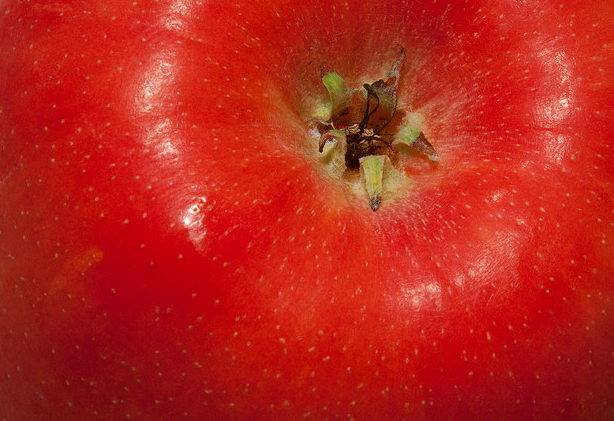
#> input picture data/bpcs_tool/bpcs_digital_detection_evaluation/images/RBEO/applebmp+secret.bmp, 614 x 421 px
$ python encode.py ../../../data/bpcs_tool/bpcs_digital_detection_evaluation/images/RBEO/applebmp+secret.bmp ../../../data/bpcs_tool/bpcs_digital_detection_evaluation/images/RBEO/fruit.jpg+green.bmp_.bmp standard
#> lines starting #> are read from the running program, lines starting #| are printed output that depends on the picture
#> in get_file, temp is the input picture: PIL image 614x421 RGB; mean R, G, B 184.1, 36, 26.4
"""
.. module:: encode
   :synopsis: Functionality of BPCS Embedding is defined here
.. moduleauthor::  Daniel Hislop
"""

import numpy as np
from PIL import Image
import os
import argparse
import random

COMPLEXITIES = {"standard":{0:0.3, 1:0.3, 2:0.3, 3:0.3, 4:0.3, 5:0.3, 6:0.3, 7:0.3}, "improved":{0:0.1, 1:0.2, 2:0.25, 3:0.30, 4:0.35, 5:0.40, 6:0.45, 7:0.45}}

bitplanes = [7,6,5,4,3,2,1,0]
#Gray Coding Functions Sourced from https://www.geeksforgeeks.org/decimal-equivalent-gray-code-inverse/#

def convert_to_gray_coding(matrix):
    """**Convert binary code to gray coding**

        This function takes a channel in an image and converts its binary representation
        decimal value to gray coding decimal value. Conversion of each pixel achieved
        through logical XOR of pixel and pixel rightshifted by 1.

    Args:
        matrix (ndarray): 2-Dimensional numpy array representing an image channel.
        8-bit colour images will have a single channel.
        24-bit colour images will have 3 channels (RGB).

    Returns:
        ndarray: 2-Dimensional numpy array of channel converted to gray coding.
    """
    return matrix[:,:]^(matrix[:,:] >> 1)

# [43 lines left out: functions convert_from_gray_coding, conjugate, not called in this run]

def get_arguments():
    """**Command line argument parsing**

        Use of the argparse library to parse user input in the command line application.
        Arguments are specified as positional arguments meaning something must be provied.
        Additionally, choice of algorithm is restricted to predefined selection.

    Returns:
        Namespace: Parsed user arguments.
    """
    parser = argparse.ArgumentParser(description="BPCS Encoding tool")
    parser.add_argument("v", type=str, help="Cover Image")
    parser.add_argument("s", type=str, help="Payload Image")
    parser.add_argument("a", choices=["standard", "improved"], type=str, help="Algorithm. Standard or Improved")
    parser.add_argument("-m1", "--variable_complexity", choices=["yes", "no"], nargs="?", type=str, help="Option to use variable complexity modification on its own")
    parser.add_argument("-m2", "--rbeo", choices=["yes", "no"], nargs="?", type=str, help="Option to use random bitplane embedding order modification on its own")
    args = parser.parse_args()
    return args

# [11 lines left out: function get_grayscale_channel, not called in this run]

def get_colour_channels(image):
    """**Helper Function**

    Args:
        image (PIL Image Object): 24-bit colour image read in from file by Pillow

    Returns:
        List: Three element list containing a numpy array for each channel in an RGB image.
    """
    img_arr = np.array(image)
    r = img_arr[:,:,0]
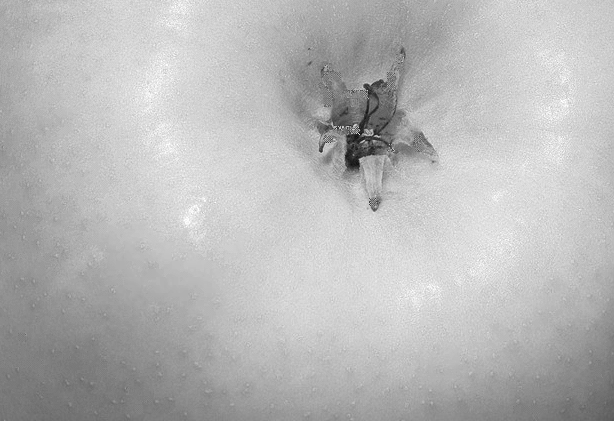
#> r: shape (421, 614); min 16, max 255, mean 184.1
    g = img_arr[:,:,1]
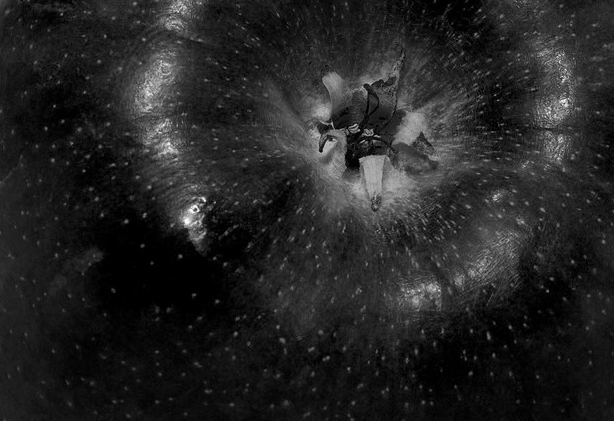
#> g: shape (421, 614); min 0, max 255, mean 36
    b = img_arr[:,:,2]
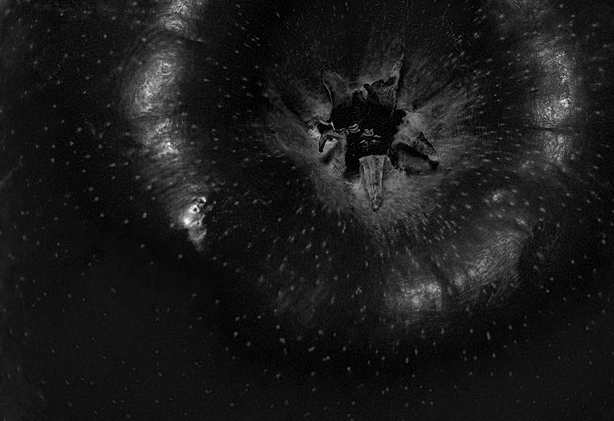
#> b: shape (421, 614); min 0, max 251, mean 26.4
    image.close()
    return [r,g,b]


def get_file(name):
    """**Read in image from file**

        Reads in the specified image using Pillow and returns a list of numpy arrays
        representing each channel in the image. Makes use of two helper functions.
        Image.mode is used to check the colour depth of an image. "L" and "P" are 8-bit
        grayscale images. Anything else will be RGB.
        Helper functions called based on result of Image.mode

    Args:
        name (String): Name of image to be read.

    Returns:
        List: Variable length list contaning either one or three elements where each element
        is a numpy array representing the respective channel in an image.
    """
    print("Opening %s" % name)
    temp = Image.open("%s" % name)
    if temp.mode == "L":
        channels = get_grayscale_channel(temp.convert("L"))
    elif temp.mode == "P":
        channels = get_grayscale_channel(temp.convert("L"))
    else:
        channels = get_colour_channels(temp.convert("RGB"))
#> channels = 3 items
    return channels

# [11 lines left out: function create_image, not called in this run]

def get_bitplane_arr(matrix):
    """**Create bitplane array**


        Create array of zeros using np.zeros in shape (N,M,8) where N and M are dimensions of
        matrix argument respectively. Use np.unpackbits to create binary represenation. We
        first convert to uint8 as unpackbits requires it. Reshape bitplane array.

    Args:
        matrix ([ndarray]): 2-Dimensional numpy array of channel in an image.

    Returns:
        ndarray: 3-Dimensional numpy array of shape (NxMx8) where N and M are width and height
        of image respectively. Binary representation of every pixel.
    """

    temp_bitplane_arr = np.zeros((matrix.shape[0], matrix.shape[1], 8))
    temp_bitplane_arr[:,:,0] = np.copy(matrix)

    binary_encoding = np.unpackbits(np.uint8(temp_bitplane_arr[:,:,0]))
    binary_encoding = np.reshape(binary_encoding,(temp_bitplane_arr.shape[0], temp_bitplane_arr.shape[1],8))
    return binary_encoding


def split_into_blocks(matrix, vessel_height):
    """**Split image into 8x8 blocks**

        Loop through each bitplane in the bitplane array. For each 8 element slice in rows
        we loop through every 8 element slice of columns. Append this 8x8 block to list.

    Args:
        matrix (ndarray): Bitplane array.
        vessel_height (Int): Height of vessel object.

    Returns:
        List: Variable length list where each element is an 8x8 block.
    """

    data = []
    print("Creating 8x8 Blocks for each bitplane")
    for k in bitplanes:
        for i in range(matrix.shape[0]//8):
            for j in range(matrix.shape[1]//8):
                data.append(matrix[i*8:i*8+8,j*8:j*8+8,k])
    return data

def get_complexity(matrix):
    """Calculate complexity of an image block**

        First calculate maximum complexity of block with given dimenssions. This is a
        checkerboard pattern. To caculate complexity of argument block, we take the summation
        of colour changes row wise, and the number of colour changes column wise. We can loop
        through columns by taking the transpose of the matrix. Complexity measure is the
        summation of changes divided by maximum complexity.

    Args:
        matrix (ndarray): Image block.

    Returns:
        int: Complexity measure of an image block
    """

    current_complexity = 0
    maximum_complexity = ((matrix.shape[0]-1) * matrix.shape[1]) + ((matrix.shape[1]-1) * matrix.shape[0])

    current_pixel = matrix[0,0]
    for index, value in np.ndenumerate(matrix):
        if current_pixel!=value:
            current_complexity+=1
            current_pixel=value

    current_pixel = matrix[0,0]
    for index, value in np.ndenumerate(matrix.transpose()):
        if current_pixel!=value:
            current_complexity+=1
            current_pixel=value
    return current_complexity/maximum_complexity

def get_metadata(matrix, payload):
    """Create metadata of payload to be hidden**

        Metadata is a 9x9 block.
        np.binary_repr creates binary representation of number as string.
        Loop through this string and convert each element to integer. Reshape this int array
        to desired dimensions. The total blocks are the first four rows in 9x9.
        height is next 2 rows, and width next 2 rows after that. Set reamining row to zeros.

    Args:
        matrix (ndarray): Bitplane array of payload.
        payload (list): List containing 8x8 payload blocks.

    Returns:
        ndarray: 9x9 block of metadata.
    """
    total_blocks = np.reshape(np.array([int(i) for i in (np.binary_repr(len(payload), width=36))]), (4,9))
    height = np.reshape(np.array([int(i) for i in (np.binary_repr(matrix.shape[0], width=18))]), (2,9))
    width = np.reshape(np.array([int(i) for i in (np.binary_repr(matrix.shape[1], width=18))]), (2,9))
    remainder = np.zeros((1,9), dtype=int)

    meta_data = np.concatenate((np.concatenate((total_blocks, height), axis=0), np.concatenate((width, remainder), axis=0)))
    return meta_data


def find_and_replace(vessel, secret, payload, complexity_dictionary):
    """**Embedding of payload blocks in complex cover blocks**

        For eeach bitplane, loop through every 9x9 block. If payload blocks still to embed.
        If block in cover is complex. get metadata and embed in first complex 9x9.
        Embed 8x8 block of payload in the 8x8 region of the 9x9block in cover.
        Conjugate if embedded block is not complex. Set 9th row, 9th column bit to 1 if block
        has been conjugated otherwise set to 0. If blocks are still left after this process
        then there are not enough complex regions and embedding can't take place so program
        exits. Otherwise we return the newly created stego array.

    Args:
        vessel (ndarray): Bitplane array of cover.
        secret (ndarray): Bitplane array of payload.
        payload (list): List containing 8x8 payload blocks.
        complexity_dictionary (dict): Dictionary with bitplanes as keys, and complexity
        thresholds as values.

    Returns:
        ndarray: Stego array
    """
    got_metadata = False
    for k in bitplanes:
        for i in range(vessel.shape[0]//9):
            for j in range(vessel.shape[1]//9):
                if(len(payload)>0):
                    if(get_complexity(vessel[i*9:i*9+8,j*9:j*9+8,k]) > complexity_dictionary[k]):
                        if not got_metadata:
                            meta_data = get_metadata(secret, payload)
                            payload_block = meta_data
                            vessel[i*9:i*9+9,j*9:j*9+9,k] = payload_block
                        else:
                            payload_block = np.copy(payload[0])
                            payload.pop(0)
                            vessel[i*9:i*9+8,j*9:j*9+8,k] = payload_block
                            vessel[i*9+8, j*9+8, k] = 0
                        if (get_complexity(vessel[i*9:i*9+8,j*9:j*9+8,k]) <= complexity_dictionary[k]):
                            if not got_metadata:
                                vessel[i*9:i*9+9,j*9:j*9+9,k] = conjugate(vessel[i*9:i*9+9,j*9:j*9+9,k])
                                vessel[i*9+8, j*9+8, k] = 1
                                got_metadata = True
                            else:
                                vessel[i*9:i*9+8,j*9:j*9+8,k] = conjugate(vessel[i*9:i*9+8,j*9:j*9+8,k])
                                vessel[i*9+8, j*9+8, k] = 1
                else:
                    return vessel
    if len(payload)>0:
        print("Not enough complex regions")
        quit()

def embed_single_channel_in_single_channel(vessel_arr, secret_arr, complexities):
    """**Driver Code for embedding single channel in another**

        Get cover and payload bitplane arrays. Split payload into 8x8 blocks.
        Embed payload within cover to create stego array.

    Args:
        vessel_arr (ndarray): Single channel of cover image
        secret_arr (ndarray): Single channel of payload image
        complexities (dict): Dictionary mapping bitplanes to complexity thresholds.

    Returns:
        [ndarray]: Stego array for single channel
    """
    vessel_bitplane_arr = get_bitplane_arr(vessel_arr)
    secret_bitplane_arr = get_bitplane_arr(secret_arr)
    data = split_into_blocks(secret_bitplane_arr, vessel_arr.shape[0])
    stego_array = find_and_replace(vessel_bitplane_arr,secret_bitplane_arr,data, complexities)
    stego_array=np.packbits(stego_array[:,:]).reshape((vessel_bitplane_arr.shape[0], vessel_bitplane_arr.shape[1]))
    return stego_array


def main():
    """**Driver Code for BPCS tool**

        Parse user arguments. Get numpy arrays of cover and payload. Convet each channel to
        gray coding. Index complexity dictionary. If 2 grayscales, call embed single channel
        once and convert from gray coding and create stego image with "L" (grayscale) flag.
        If 24-bit cover and 8-bit cover payload then embed payload in red channel of cover.
        Convert back from gray coding and create stego image "RGB" flag. Otherwise, embed
        each channel of payload in each channel of cover, convert back from gray coding and
        create image with "RGB" flag.

    """

    args = get_arguments()

    vessel_arr = get_file(args.v)
#> vessel_arr = 3 items
    secret_arr = get_file(args.s)
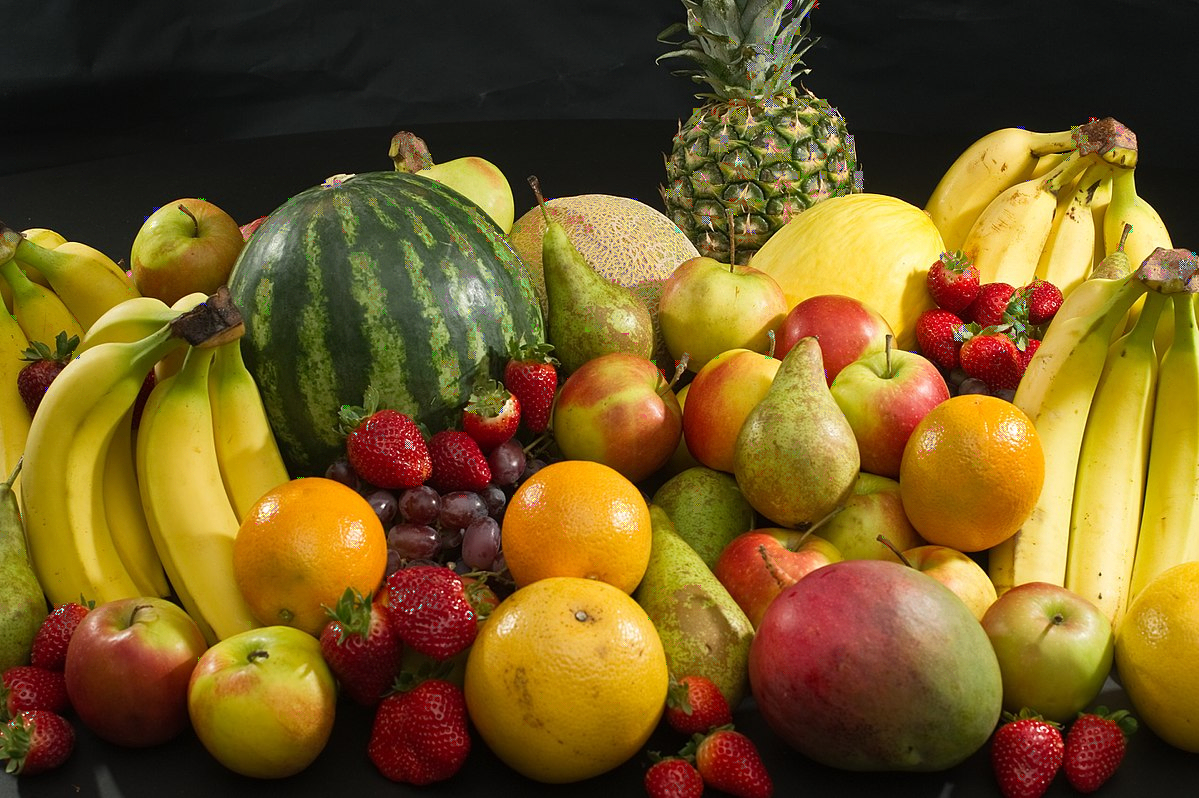
#> input picture data/bpcs_tool/bpcs_digital_detection_evaluation/images/RBEO/fruit.jpg+green.bmp_.bmp, 1199 x 798 px
#> in get_file, temp is the input picture: PIL image 1199x798 RGB; mean R, G, B 115.1, 89, 34.3
#> in get_colour_channels (call 2), `r = img_arr[:,:,0]`:
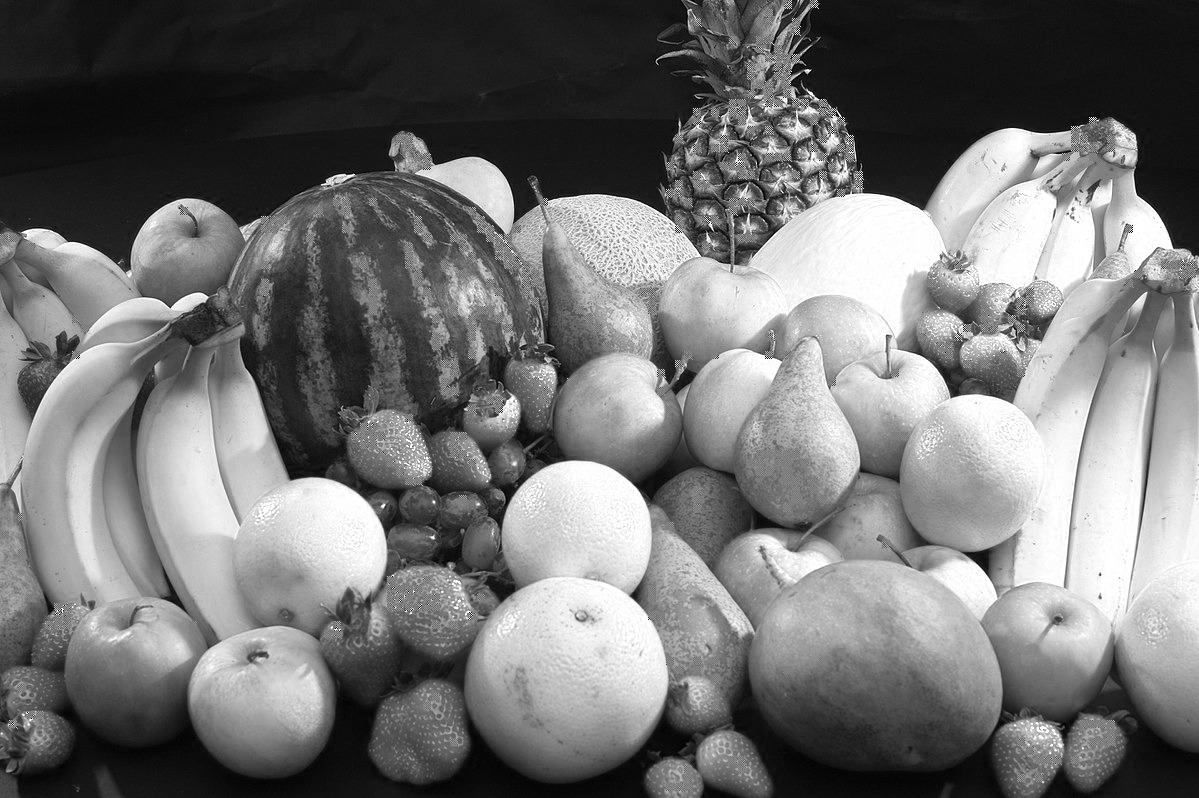
#> r: shape (798, 1199); min 0, max 255, mean 115.1
#> in get_colour_channels (call 2), `g = img_arr[:,:,1]`:
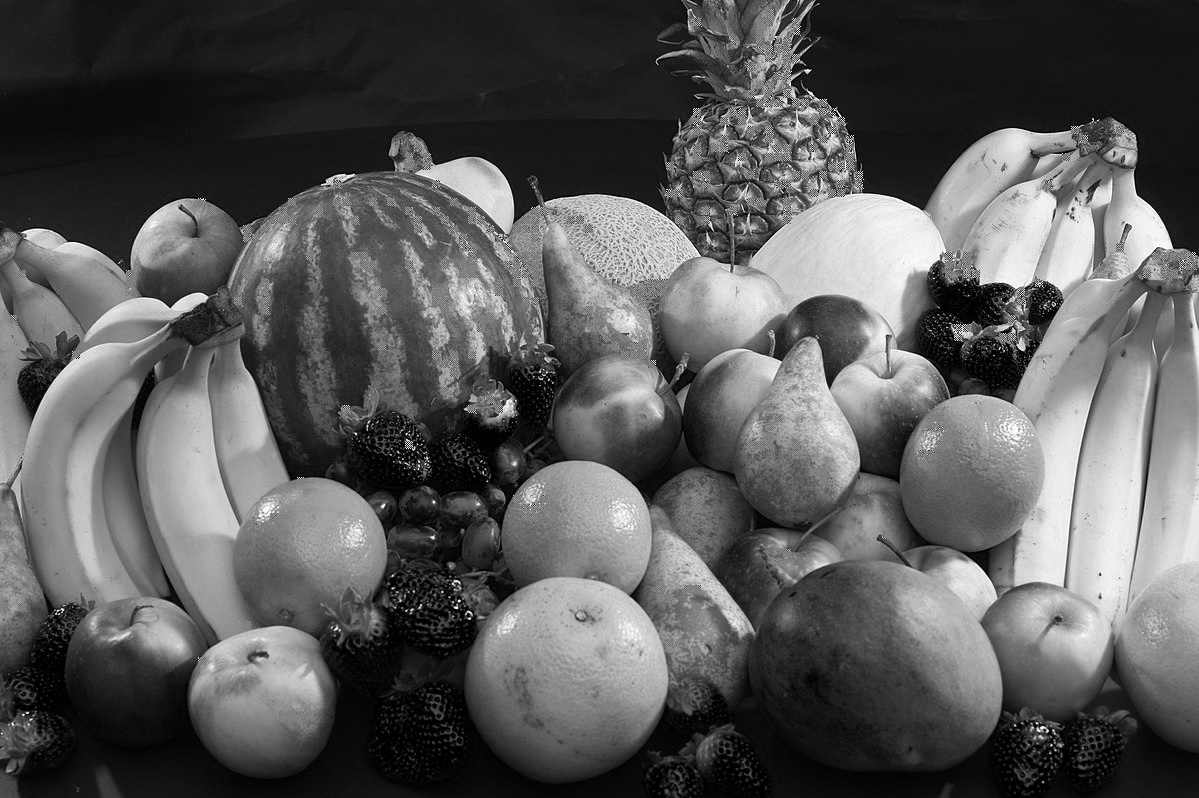
#> g: shape (798, 1199); min 0, max 255, mean 89
#> in get_colour_channels (call 2), `b = img_arr[:,:,2]`:
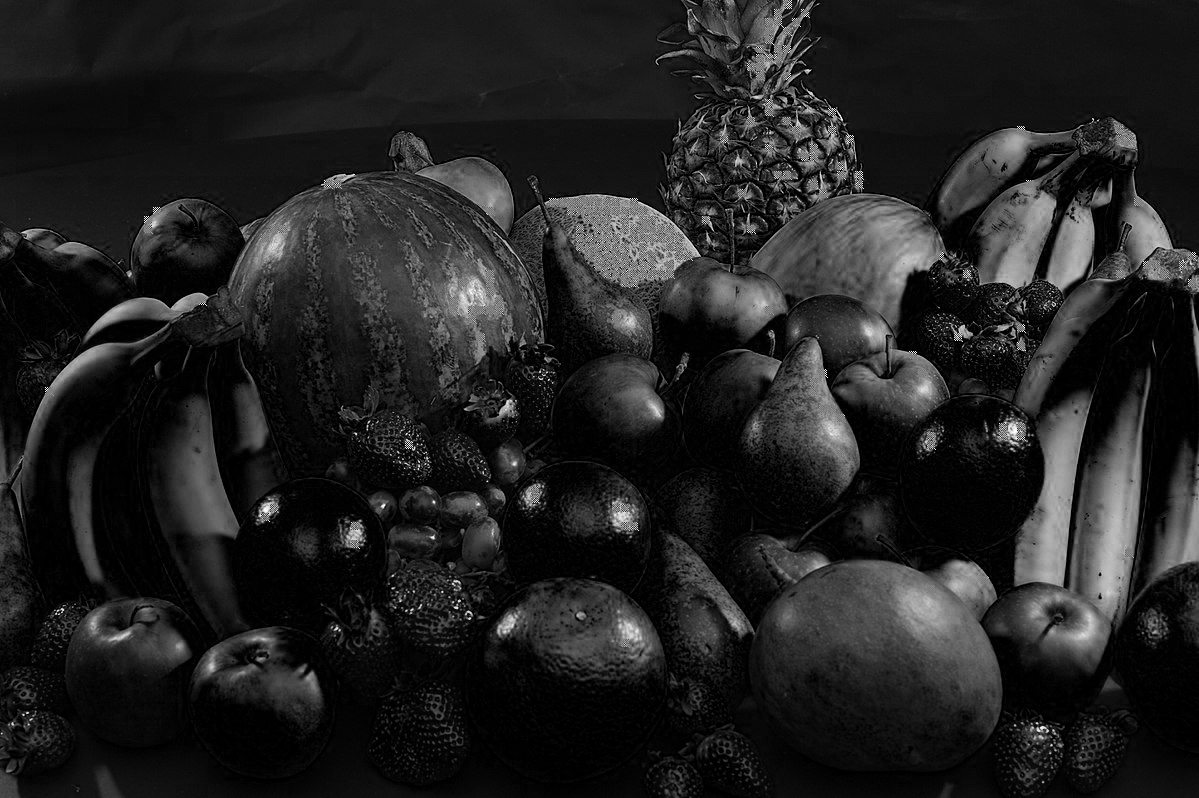
#> b: shape (798, 1199); min 0, max 255, mean 34.3
#> secret_arr = 3 items


    vessel_arr = [convert_to_gray_coding(channel) for channel in vessel_arr]
    secret_arr = [convert_to_gray_coding(channel) for channel in secret_arr]

    complexities = COMPLEXITIES["standard"]

    if (args.a == "improved" and args.variable_complexity and not args.rbeo):
        complexities = COMPLEXITIES["improved"]
    elif (args.a == "improved" and not args.variable_complexity and args.rbeo):
        random.Random(vessel_arr[0].shape[0]).shuffle(bitplanes)
    elif (args.a == "improved" and args.variable_complexity and args.rbeo):
        complexities = COMPLEXITIES["improved"]
        random.Random(vessel_arr[0].shape[0]).shuffle(bitplanes)


    if len(vessel_arr)==1 and len(secret_arr)==1:
        stego_array = embed_single_channel_in_single_channel(vessel_arr[0], secret_arr[0], complexities)
        stego_array = convert_from_gray_coding(stego_array)
        create_image(stego_array, "L")

    elif len(vessel_arr)>1 and len(secret_arr)==1:
        embedded_channel = embed_single_channel_in_single_channel(vessel_arr[0], secret_arr[0], complexities)
        vessel_arr[0] = embedded_channel
        stego_array = np.zeros((vessel_arr[0].shape[0], vessel_arr[0].shape[1], 3))
        for i in range(3):
            stego_array[:,:,i] = convert_from_gray_coding(vessel_arr[i])
        create_image(stego_array.astype(np.uint8), "RGB")

    else:
        stego_array = np.zeros((vessel_arr[0].shape[0], vessel_arr[0].shape[1], 3))
        for i in range(3):
            embedded_channel = embed_single_channel_in_single_channel(vessel_arr[i], secret_arr[i], complexities)
            vessel_arr[i] = embedded_channel
            stego_array[:,:,i] = convert_from_gray_coding(vessel_arr[i])
#> this loop made 1 pass
#> stego_array: shape (421, 614, 3) float64; every value is 0
        create_image(stego_array.astype(np.uint8), "RGB")


if __name__ == "__main__":
    main()
#> (the program exits here)
